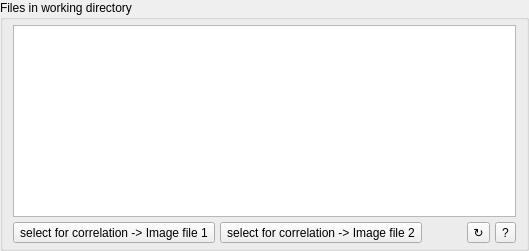
     <widget class="QGroupBox" name="Filebrowser">
      <property name="title">
       <string>Files in working directory</string>
      </property>
      <layout class="QVBoxLayout" name="verticalLayout">
       <property name="spacing">
        <number>5</number>
       </property>
       <property name="leftMargin">
        <number>10</number>
       </property>
       <property name="topMargin">
        <number>5</number>
       </property>
       <property name="rightMargin">
        <number>10</number>
       </property>
       <property name="bottomMargin">
        <number>5</number>
       </property>
       <item>
        <widget class="QListWidget" name="listWidget_WorkingDir"/>
       </item>
       <item>
        <layout class="QHBoxLayout" name="horizontalLayout_8">
         <property name="spacing">
          <number>-1</number>
         </property>
         <item>
          <widget class="QToolButton" name="toolButton_selectImage1">
           <property name="text">
            <string>select for correlation -&gt; Image file 1</string>
           </property>
          </widget>
         </item>
         <item>
          <widget class="QToolButton" name="toolButton_selectImage2">
           <property name="text">
            <string>select for correlation -&gt; Image file 2</string>
           </property>
          </widget>
         </item>
         <item>
          <spacer name="horizontalSpacer_2">
           <property name="orientation">
            <enum>Qt::Horizontal</enum>
           </property>
           <property name="sizeHint" stdset="0">
            <size>
             <width>40</width>
             <height>20</height>
            </size>
           </property>
          </spacer>
         </item>
         <item>
          <widget class="QToolButton" name="toolButton_FileListReload">
           <property name="maximumSize">
            <size>
             <width>23</width>
             <height>21</height>
            </size>
           </property>
           <property name="toolTip">
            <string>Reload</string>
           </property>
           <property name="statusTip">
            <string>Reload</string>
           </property>
           <property name="whatsThis">
            <string/>
           </property>
           <property name="accessibleName">
            <string/>
           </property>
           <property name="accessibleDescription">
            <string/>
           </property>
           <property name="text">
            <string>↻</string>
           </property>
          </widget>
         </item>
         <item>
          <widget class="QToolButton" name="toolButton_FileListHelp">
           <property name="text">
            <string>?</string>
           </property>
          </widget>
         </item>
        </layout>
       </item>
      </layout>
     </widget>
